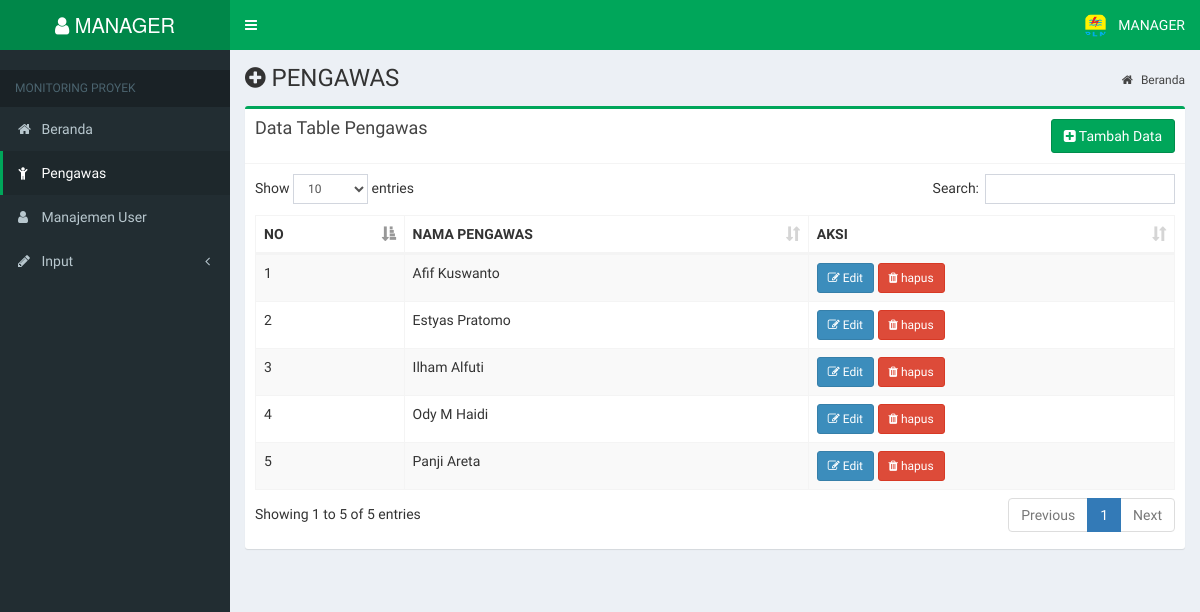
Screenshot of /index.php?page=pengawas (signed in) with the database file from the repository.
### tables this page shows
CREATE TABLE `tbl_user` (
  `username` varchar(30) NOT NULL,
  `password` varchar(10) NOT NULL,
  `role` int(5) NOT NULL
);

CREATE TABLE `tbl_pengawas` (
  `id` int(11) NOT NULL,
  `pengawas` text NOT NULL
);

### page/pengawas/pengawas.php (the view)
<section class="content-header">
    <h1><i class="fa fa-plus-circle"></i> PENGAWAS </h1>
    <ol class="breadcrumb">
        <li><a href="#"><i class="fa fa-home"></i> Beranda</a></li>
    </ol>
</section>
<section class="content container-fluid">
    <div class="row">
        <div class="col-md-12">
            <div class="row">
                <div class="col-md-12">
                    <div class="box box-success">
                        <div class="box-header with-border">
                            <div class="pull-left">
                                <h3 class="box-title">Data Table Pengawas</h3>
                            </div>
                            <div class="pull-right">
                                <a href="?page=pengawastambah" class="btn btn-success"><i class="fa fa-plus-square"></i> Tambah Data</a>
                            </div>
                        </div>
                        <div class="box-body">
                            <div class="table-responsive">
                                <table id="table1" class="table table-bordered table-striped">
                                    <thead>
                                        <tr>
                                            <th>NO</th>
                                            <th>NAMA PENGAWAS</th>
                                            <th>AKSI</th>
                                        </tr>
                                    </thead>
                                    <tbody>
                                    <?php
                                        $sql = mysqli_query($conn,"SELECT * FROM tbl_pengawas") or die (mysqli_error($conn));
                                        while($data = mysqli_fetch_array($sql)){ ?>
                                            <tr>
                                                <td><?= $data['id'] ?></td>
                                                <td><?= $data['pengawas'] ?></a></td>
                                                <td>
                                                    <a class="btn btn-primary btn-sm" href="?page=pengawasedit&id=<?php echo $data['pengawas']; ?>"><i class="fa fa-edit"></i> Edit</a>
                                                    <a class="btn btn-danger btn-sm" href="?page=pengawashapus&id=<?php echo $data['pengawas']; ?>"><i class="fa fa-trash"></i> hapus</a>
                                                </td>
                                            </tr>
                                        <?php  } ?>
                                    </tbody>
                                </table>
                            </div>
                        </div>
                    </div>
                </div>
            </div>
        </div>
    </div>
</section>

### index.php (shortened to what this page needs)
<?php
   if (!empty($_SESSION['username']) && !empty($_SESSION['password']))
   {
      include "lib/koneksi.php";
?>
<!DOCTYPE html>
<html>
<head>
  <link rel="stylesheet" href="bower_components/bootstrap/dist/css/bootstrap.min.css">
  <link rel="stylesheet" href="bower_components/font-awesome/css/font-awesome.min.css">
  <link rel="stylesheet" href="bower_components/Ionicons/css/ionicons.min.css">
  <link rel="stylesheet" href="dist/css/AdminLTE.min.css">
  <link rel="stylesheet" href="dist/css/skins/_all-skins.min.css">
  <link rel="stylesheet" href="bower_components/jvectormap/jquery-jvectormap.css">
  <link rel="stylesheet" href="bower_components/bootstrap-datepicker/dist/css/bootstrap-datepicker.min.css">
  <link rel="stylesheet" href="bower_components/datatables.net-bs/css/dataTables.bootstrap.min.css">
  <link rel="stylesheet" href="bower_components/bootstrap-daterangepicker/daterangepicker.css">
  <link rel="stylesheet" href="plugins/bootstrap-wysihtml5/bootstrap3-wysihtml5.min.css">
</head>
<body class="hold-transition skin-green sidebar-mini">
<div class="wrapper">
  <header class="main-header">
  <?php
    include "header.php";
  ?>
  </header>
  <aside class="main-sidebar">
  <?php
    include "sidebar.php";
  ?>
  </aside>
  <div class="content-wrapper">
  <?php
    include "content.php";
  ?>
  </div>
</div>
</body>
</html>
<?php
} ?>

### header.php (shortened to what this page needs)
<?php
    $user = $_SESSION['username'];
    $sql = mysqli_query($conn, "SELECT * FROM tbl_user WHERE username='$user'");
    $userdata = mysqli_fetch_array($sql);
?>
<a href="?page=dashboard" class="logo">
    <span class="logo-lg">
    <i class="fa fa-user"></i> <?= $userdata['username'] ?>
    </span>
</a>
<nav class="navbar navbar-static-top" role="navigation">
    <a href="#" class="sidebar-toggle" data-toggle="push-menu" role="button">
    </a>
    <div class="navbar-custom-menu">
    <ul class="nav navbar-nav">
        <li class="dropdown user user-menu">
            <a href="#" class="dropdown-toggle" data-toggle="dropdown">
            <img src="img/pln.png" class="user-image" alt="User Image">
                <span class="hidden-xs"><?= strtoupper($userdata['username']) ?></span>
            </a>
        </li>
    </ul>
    </div>
</nav>

### sidebar.php (shortened to what this page needs)
<section class="sidebar">
    <div class="user-panel">
    <div class="pull-left info">
    </div>
    </div>
    <ul class="sidebar-menu" data-widget="tree">
        <li class="header">MONITORING PROYEK</li>
        <li class="<?php if ($_GET['page'] == 'dashboard'){ echo "active";} ?>">
            <a href="?page=dashboard"><i class="fa fa-home"></i> <span>Beranda</span></a>
        </li>
        <li class="<?php if ($_GET['page'] == 'pengawas' || $_GET['page'] == 'pengawastambah' || $_GET['page'] == 'pengawastambahpro' || $_GET['page'] == 'pengawasedit' || $_GET['page'] == 'pengawaseditpro' || $_GET['page'] == 'pengawashapus'){ echo "active";} ?>">
            <a href="?page=pengawas"><i class="fa fa-child"></i> <span>Pengawas</span></a>
        </li>
        <li class="<?php if ($_GET['page'] == 'user' || $_GET['page'] == 'usertambah' || $_GET['page'] == 'usertambahpro' || $_GET['page'] == 'useredit' || $_GET['page'] == 'usereditpro' || $_GET['page'] == 'userhapus'){ echo "active";} ?>">
            <a href="?page=user"><i class="fa fa-user"></i> <span>Manajemen User</span></a>
        </li>
        <li class="treeview <?php if (
            $_GET['page'] == 'direksipekerjaan' || $_GET['page'] == 'direksipekerjaantambah'||  $_GET['page'] == 'direksipekerjaantambahpro' || $_GET['page'] == 'direksipekerjaanedit' || $_GET['page'] == 'direksipekerjaaneditpro' || $_GET['page'] == 'direksipekerjaanhapus' ||
            $_GET['page'] == 'target'  || $_GET['page'] == 'targettambah' || $_GET['page'] == 'targettambahpro' || $_GET['page'] == 'targetedit' || $_GET['page'] == 'targeteditpro' || $_GET['page'] == 'targethapus' || $_GET['page'] == 'targetgrafik' ||
            $_GET['page'] == 'progress' ||  $_GET['page'] == 'progresstambah' || $_GET['page'] == 'progresstambahpro' || $_GET['page'] == 'progressedit' || $_GET['page'] == 'progresseditpro' || $_GET['page'] == 'progresshapus'
            ){echo "active";} ?>">
          <a href="#">
            <i class="fa fa-pencil"></i> <span>Input</span>
            <span class="pull-right-container">
              <i class="fa fa-angle-left pull-right"></i>
            </span>
          </a>
        </li>
    </ul>
</section>

### content.php
<?php
if (isset($_GET['page'])) $page=$_GET['page'];
else $page="dashboard";
if ($page == "dashboard") include("page/dashboard.php");
elseif ($page == "logout") include("page/logout.php");
    elseif ($page == "user")                include("page/user/user.php");
    elseif ($page == "useradd")             include("page/user/useradd.php");
    elseif ($page == "useraddpro")          include("page/user/useraddpro.php");
    elseif ($page == "useredit")            include("page/user/useredit.php");
    elseif ($page == "usereditpro")         include("page/user/usereditpro.php");
    elseif ($page == "userdelete")          include("page/user/userdelete.php");
    elseif ($page == "direksipekerjaan")                include("page/direksipekerjaan/direksipekerjaan.php");
    elseif ($page == "direksipekerjaantambah")          include("page/direksipekerjaan/direksipekerjaantambah.php");
    elseif ($page == "direksipekerjaantambahpro")       include("page/direksipekerjaan/direksipekerjaantambahpro.php");
    elseif ($page == "direksipekerjaanedit")            include("page/direksipekerjaan/direksipekerjaanedit.php");
    elseif ($page == "direksipekerjaaneditpro")         include("page/direksipekerjaan/direksipekerjaaneditpro.php");
    elseif ($page == "direksipekerjaanhapus")           include("page/direksipekerjaan/direksipekerjaanhapus.php");
    elseif ($page == "target")                include("page/target/target.php");
    elseif ($page == "targettambah")          include("page/target/targettambah.php");
    elseif ($page == "targettambahpro")       include("page/target/targettambahpro.php");
    elseif ($page == "targetedit")            include("page/target/targetedit.php");
    elseif ($page == "targeteditpro")         include("page/target/targeteditpro.php");
    elseif ($page == "targethapus")           include("page/target/targethapus.php");
    elseif ($page == "targetgrafik")          include("page/target/targetgrafik.php");
    elseif ($page == "progress")                include("page/progress/progress.php");
    elseif ($page == "progresstambah")          include("page/progress/progresstambah.php");
    elseif ($page == "progresstambahpro")       include("page/progress/progresstambahpro.php");
    elseif ($page == "progressedit")            include("page/progress/progressedit.php");
    elseif ($page == "progressgrafik")            include("page/progress/progressgrafik.php");
    elseif ($page == "progresseditpro")         include("page/progress/progresseditpro.php");
    elseif ($page == "progresshapus")           include("page/progress/progresshapus.php");
    elseif ($page == "pengawas")                include("page/pengawas/pengawas.php");
    elseif ($page == "pengawastambah")          include("page/pengawas/pengawastambah.php");
    elseif ($page == "pengawastambahpro")       include("page/pengawas/pengawastambahpro.php");
    elseif ($page == "pengawasedit")            include("page/pengawas/pengawasedit.php");
    elseif ($page == "pengawaseditpro")         include("page/pengawas/pengawaseditpro.php");
    elseif ($page == "pengawashapus")           include("page/pengawas/pengawashapus.php");
else echo"Konten tidak ada";
?>

### rows the page displays
tbl_user: username "MANAGER"
tbl_pengawas: id "1", pengawas "Afif Kuswanto"
tbl_pengawas: id "2", pengawas "Estyas Pratomo"
tbl_pengawas: id "3", pengawas "Ilham Alfuti"
tbl_pengawas: id "4", pengawas "Ody M Haidi"
tbl_pengawas: id "5", pengawas "Panji Areta"
